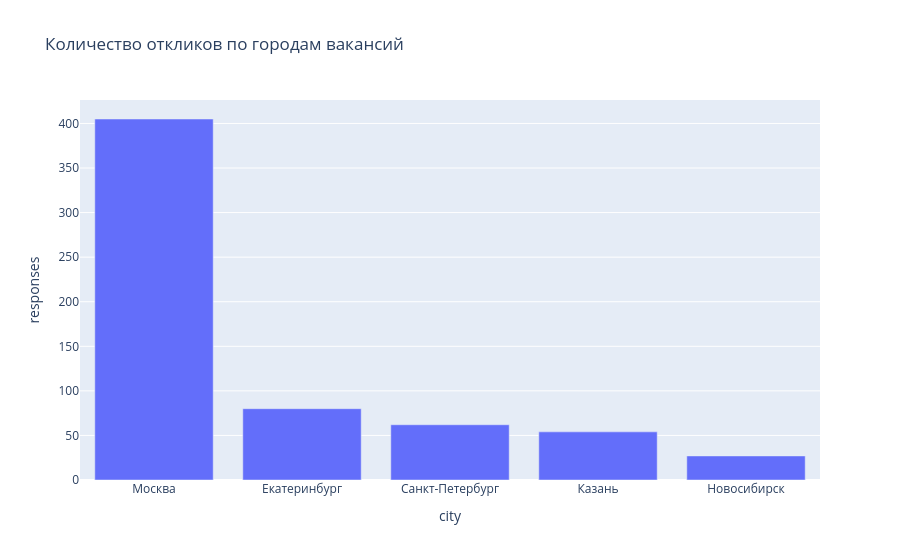

The notebook cell saved with this chart:
### Code cell
# 7. График и Excel
# Ваше решение

# График
fig = px.bar(
    city_report,
    x="city",
    y="responses",
    title="Количество откликов по городам вакансий",
)
fig.show()

# Сохранение в excel
os.makedirs("outputs", exist_ok=True)
city_report.to_excel("outputs/vacancies_report_v2.xlsx", index=False)

### Figure 1 — Plotly figure (JSON) as saved in the notebook; plotly's stock layout.template omitted (floating-point values rounded to 4 significant figures)
{"data": [{"hovertemplate": "city=%{x}<br>responses=%{y}<extra></extra>", "legendgroup": "", "marker": {"color": "#636efa", "pattern": {"shape": ""}}, "name": "", "orientation": "v", "showlegend": false, "textposition": "auto", "type": "bar", "x": ["Москва", "Екатеринбург", "Санкт-Петербург", "Казань", "Новосибирск"], "xaxis": "x", "y": [405.0, 80.0, 62.0, 54.0, 27.0], "yaxis": "y"}], "layout": {"barmode": "relative", "legend": {"tracegroupgap": 0}, "title": {"text": "Количество откликов по городам вакансий"}, "xaxis": {"anchor": "y", "domain": [0, 1], "title": {"text": "city"}}, "yaxis": {"anchor": "x", "domain": [0, 1], "title": {"text": "responses"}}}}
